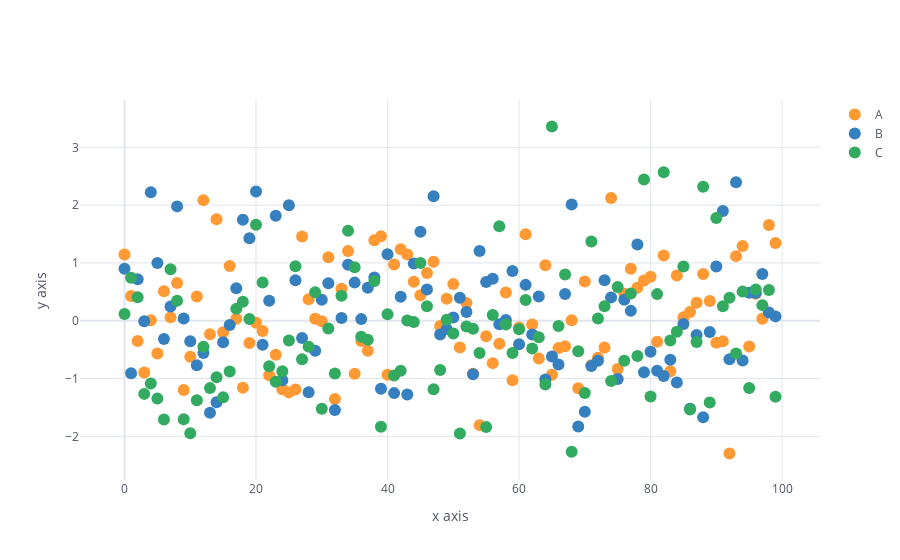

Notebook cell for this chart:
### Code cell
df.iplot(mode='markers',xTitle='x axis',yTitle='y axis')
